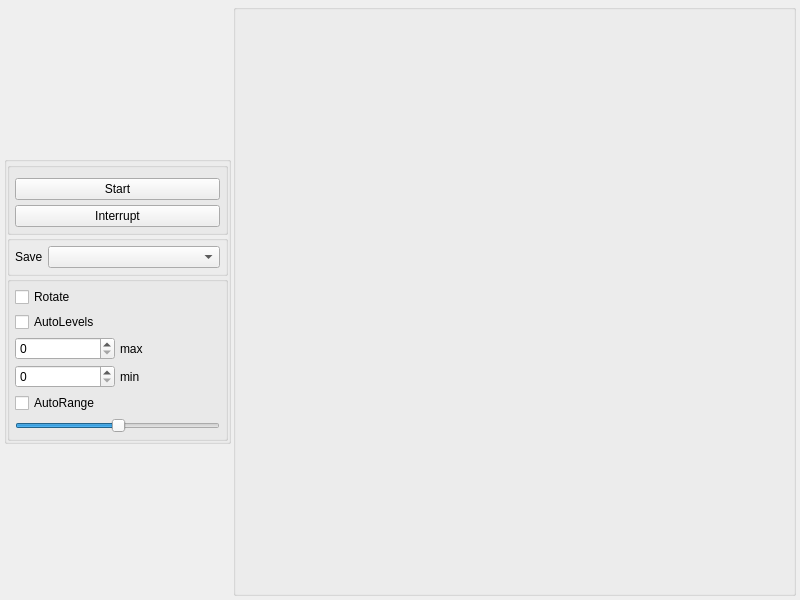
<?xml version="1.0" encoding="UTF-8"?>
<ui version="4.0">
 <class>Form</class>
 <widget class="QWidget" name="Form">
  <property name="windowModality">
   <enum>Qt::WindowModality::NonModal</enum>
  </property>
  <property name="geometry">
   <rect>
    <x>0</x>
    <y>0</y>
    <width>800</width>
    <height>600</height>
   </rect>
  </property>
  <property name="sizePolicy">
   <sizepolicy hsizetype="Minimum" vsizetype="Preferred">
    <horstretch>0</horstretch>
    <verstretch>0</verstretch>
   </sizepolicy>
  </property>
  <property name="windowTitle">
   <string>Form</string>
  </property>
  <layout class="QHBoxLayout" name="horizontalLayout">
   <property name="spacing">
    <number>2</number>
   </property>
   <property name="leftMargin">
    <number>4</number>
   </property>
   <property name="topMargin">
    <number>4</number>
   </property>
   <property name="rightMargin">
    <number>4</number>
   </property>
   <property name="bottomMargin">
    <number>4</number>
   </property>
   <item>
    <widget class="QGroupBox" name="settings_groupBox">
     <property name="enabled">
      <bool>true</bool>
     </property>
     <property name="sizePolicy">
      <sizepolicy hsizetype="Fixed" vsizetype="Fixed">
       <horstretch>0</horstretch>
       <verstretch>0</verstretch>
      </sizepolicy>
     </property>
     <property name="sizeIncrement">
      <size>
       <width>0</width>
       <height>0</height>
      </size>
     </property>
     <property name="baseSize">
      <size>
       <width>100</width>
       <height>400</height>
      </size>
     </property>
     <property name="mouseTracking">
      <bool>false</bool>
     </property>
     <property name="tabletTracking">
      <bool>false</bool>
     </property>
     <property name="focusPolicy">
      <enum>Qt::FocusPolicy::NoFocus</enum>
     </property>
     <property name="contextMenuPolicy">
      <enum>Qt::ContextMenuPolicy::NoContextMenu</enum>
     </property>
     <property name="acceptDrops">
      <bool>false</bool>
     </property>
     <property name="autoFillBackground">
      <bool>false</bool>
     </property>
     <property name="title">
      <string/>
     </property>
     <property name="flat">
      <bool>true</bool>
     </property>
     <layout class="QVBoxLayout" name="verticalLayout_2">
      <property name="spacing">
       <number>0</number>
      </property>
      <property name="leftMargin">
       <number>0</number>
      </property>
      <property name="topMargin">
       <number>0</number>
      </property>
      <property name="rightMargin">
       <number>0</number>
      </property>
      <property name="bottomMargin">
       <number>0</number>
      </property>
      <item>
       <widget class="QGroupBox" name="buttons_groupBox">
        <property name="title">
         <string/>
        </property>
        <layout class="QVBoxLayout" name="verticalLayout" stretch="0,0,0">
         <property name="spacing">
          <number>5</number>
         </property>
         <property name="leftMargin">
          <number>5</number>
         </property>
         <property name="topMargin">
          <number>5</number>
         </property>
         <property name="rightMargin">
          <number>5</number>
         </property>
         <property name="bottomMargin">
          <number>5</number>
         </property>
         <item>
          <widget class="QFrame" name="frame">
           <property name="frameShape">
            <enum>QFrame::Shape::StyledPanel</enum>
           </property>
           <property name="frameShadow">
            <enum>QFrame::Shadow::Raised</enum>
           </property>
          </widget>
         </item>
         <item>
          <widget class="QPushButton" name="start_pushButton">
           <property name="sizePolicy">
            <sizepolicy hsizetype="Minimum" vsizetype="Preferred">
             <horstretch>0</horstretch>
             <verstretch>0</verstretch>
            </sizepolicy>
           </property>
           <property name="text">
            <string>Start</string>
           </property>
          </widget>
         </item>
         <item>
          <widget class="QPushButton" name="interrupt_pushButton">
           <property name="sizePolicy">
            <sizepolicy hsizetype="Minimum" vsizetype="Preferred">
             <horstretch>0</horstretch>
             <verstretch>0</verstretch>
            </sizepolicy>
           </property>
           <property name="text">
            <string>Interrupt</string>
           </property>
          </widget>
         </item>
        </layout>
       </widget>
      </item>
      <item>
       <widget class="QGroupBox" name="saveGroupBox">
        <property name="sizePolicy">
         <sizepolicy hsizetype="Minimum" vsizetype="Preferred">
          <horstretch>0</horstretch>
          <verstretch>0</verstretch>
         </sizepolicy>
        </property>
        <property name="minimumSize">
         <size>
          <width>221</width>
          <height>0</height>
         </size>
        </property>
        <property name="layoutDirection">
         <enum>Qt::LayoutDirection::LeftToRight</enum>
        </property>
        <property name="autoFillBackground">
         <bool>true</bool>
        </property>
        <layout class="QGridLayout" name="gridLayout_2">
         <property name="leftMargin">
          <number>5</number>
         </property>
         <property name="topMargin">
          <number>5</number>
         </property>
         <property name="rightMargin">
          <number>5</number>
         </property>
         <property name="bottomMargin">
          <number>5</number>
         </property>
         <property name="spacing">
          <number>5</number>
         </property>
         <item row="0" column="1">
          <widget class="QComboBox" name="save_comboBox">
           <property name="sizePolicy">
            <sizepolicy hsizetype="Minimum" vsizetype="Preferred">
             <horstretch>1</horstretch>
             <verstretch>0</verstretch>
            </sizepolicy>
           </property>
          </widget>
         </item>
         <item row="0" column="0">
          <widget class="QLabel" name="label">
           <property name="sizePolicy">
            <sizepolicy hsizetype="Minimum" vsizetype="Preferred">
             <horstretch>0</horstretch>
             <verstretch>0</verstretch>
            </sizepolicy>
           </property>
           <property name="text">
            <string>Save</string>
           </property>
          </widget>
         </item>
        </layout>
       </widget>
      </item>
      <item>
       <widget class="QGroupBox" name="levels_groupBox">
        <property name="sizePolicy">
         <sizepolicy hsizetype="Minimum" vsizetype="Preferred">
          <horstretch>0</horstretch>
          <verstretch>0</verstretch>
         </sizepolicy>
        </property>
        <layout class="QGridLayout" name="autoscale_layout" rowstretch="0,0,0,0,0,0" columnstretch="0,0">
         <property name="leftMargin">
          <number>5</number>
         </property>
         <property name="topMargin">
          <number>5</number>
         </property>
         <property name="rightMargin">
          <number>5</number>
         </property>
         <property name="bottomMargin">
          <number>5</number>
         </property>
         <property name="spacing">
          <number>5</number>
         </property>
         <item row="2" column="1">
          <widget class="QLabel" name="level_max_label">
           <property name="text">
            <string>max</string>
           </property>
          </widget>
         </item>
         <item row="2" column="0">
          <widget class="QDoubleSpinBox" name="max_doubleSpinBox">
           <property name="sizePolicy">
            <sizepolicy hsizetype="Minimum" vsizetype="Preferred">
             <horstretch>0</horstretch>
             <verstretch>0</verstretch>
            </sizepolicy>
           </property>
           <property name="wrapping">
            <bool>false</bool>
           </property>
           <property name="decimals">
            <number>0</number>
           </property>
           <property name="maximum">
            <double>1000000000.000000000000000</double>
           </property>
          </widget>
         </item>
         <item row="1" column="0">
          <widget class="QCheckBox" name="autoLevels_checkbox">
           <property name="text">
            <string>AutoLevels</string>
           </property>
          </widget>
         </item>
         <item row="3" column="1">
          <widget class="QLabel" name="level_min_label">
           <property name="text">
            <string>min</string>
           </property>
          </widget>
         </item>
         <item row="5" column="0" colspan="2">
          <widget class="QSlider" name="zoomSlider">
           <property name="sizePolicy">
            <sizepolicy hsizetype="Preferred" vsizetype="Preferred">
             <horstretch>0</horstretch>
             <verstretch>0</verstretch>
            </sizepolicy>
           </property>
           <property name="value">
            <number>50</number>
           </property>
           <property name="orientation">
            <enum>Qt::Orientation::Horizontal</enum>
           </property>
          </widget>
         </item>
         <item row="4" column="0">
          <widget class="QCheckBox" name="autoRange_checkbox">
           <property name="sizePolicy">
            <sizepolicy hsizetype="Minimum" vsizetype="Preferred">
             <horstretch>0</horstretch>
             <verstretch>0</verstretch>
            </sizepolicy>
           </property>
           <property name="text">
            <string>AutoRange</string>
           </property>
          </widget>
         </item>
         <item row="3" column="0">
          <widget class="QDoubleSpinBox" name="min_doubleSpinBox">
           <property name="sizePolicy">
            <sizepolicy hsizetype="Minimum" vsizetype="Preferred">
             <horstretch>0</horstretch>
             <verstretch>0</verstretch>
            </sizepolicy>
           </property>
           <property name="showGroupSeparator" stdset="0">
            <bool>false</bool>
           </property>
           <property name="decimals">
            <number>0</number>
           </property>
           <property name="maximum">
            <double>10000000000000.000000000000000</double>
           </property>
          </widget>
         </item>
         <item row="0" column="0">
          <widget class="QCheckBox" name="rotate_checkBox">
           <property name="text">
            <string>Rotate</string>
           </property>
          </widget>
         </item>
        </layout>
       </widget>
      </item>
      <item>
       <widget class="QFrame" name="frame_2">
        <property name="frameShape">
         <enum>QFrame::Shape::StyledPanel</enum>
        </property>
        <property name="frameShadow">
         <enum>QFrame::Shadow::Raised</enum>
        </property>
       </widget>
      </item>
     </layout>
    </widget>
   </item>
   <item>
    <widget class="QGroupBox" name="image_groupBox">
     <property name="enabled">
      <bool>true</bool>
     </property>
     <property name="sizePolicy">
      <sizepolicy hsizetype="Preferred" vsizetype="Preferred">
       <horstretch>1</horstretch>
       <verstretch>1</verstretch>
      </sizepolicy>
     </property>
     <property name="autoFillBackground">
      <bool>false</bool>
     </property>
     <property name="title">
      <string/>
     </property>
     <property name="flat">
      <bool>false</bool>
     </property>
     <property name="checkable">
      <bool>false</bool>
     </property>
     <layout class="QHBoxLayout" name="horizontalLayout_2" stretch="0">
      <property name="spacing">
       <number>0</number>
      </property>
      <property name="sizeConstraint">
       <enum>QLayout::SizeConstraint::SetDefaultConstraint</enum>
      </property>
      <property name="leftMargin">
       <number>0</number>
      </property>
      <property name="topMargin">
       <number>0</number>
      </property>
      <property name="rightMargin">
       <number>0</number>
      </property>
      <property name="bottomMargin">
       <number>0</number>
      </property>
      <item>
       <layout class="QVBoxLayout" name="image_layout">
        <property name="spacing">
         <number>0</number>
        </property>
        <property name="sizeConstraint">
         <enum>QLayout::SizeConstraint::SetDefaultConstraint</enum>
        </property>
       </layout>
      </item>
     </layout>
    </widget>
   </item>
  </layout>
 </widget>
 <resources/>
 <connections/>
</ui>
